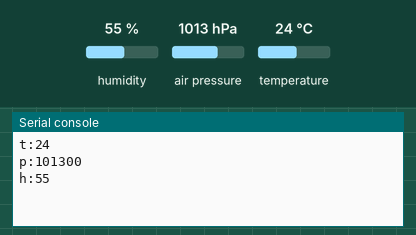
Recording of a program running on a simulated BBC micro:bit (MakeCode). Parts: the last lines printed to the serial console. The inputs (shaded band) are chosen by the test bench; at power-on: humidity 55 %, air pressure 1013 hPa, temperature 24 °C.

Above: at 1.2 s.
1.3 s: humidity set to 22 %
At 3.0 s:
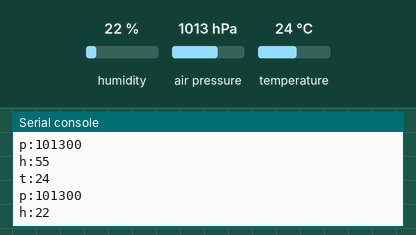
4.0 s: air pressure set to 952 hPa
At 5.4 s:
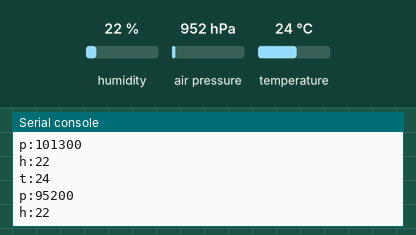
6.7 s: temperature set to 12 °C
At 8.8 s:
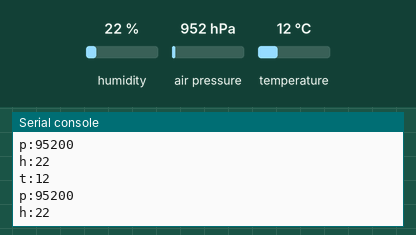

Measured:
- after the input at 1.3 s, the serial console: prints a new line after 0.72 s (image 1)
- after the input at 4.0 s, the serial console: prints a new line after 0.05 s (image 2)
- after the input at 6.7 s, the serial console: prints a new line after 1.4 s (image 3)

The program:

main.ts
```typescript
let hum = 0
let pres = 0
let temp = 0
weatherbit.startWeatherMonitoring()
basic.forever(function () {
    temp = weatherbit.temperature()
    serial.writeValue("t", temp / 100)
    pres = weatherbit.pressure()
    serial.writeValue("p", pres / 256)
    hum = weatherbit.humidity()
    serial.writeValue("h", hum / 1024)
    basic.pause(2000)
})
```

test.ts
```typescript
// Hier kann man Tests durchführen; diese Datei wird nicht kompiliert, wenn dieses Paket als Erweiterung verwendet wird.
```
